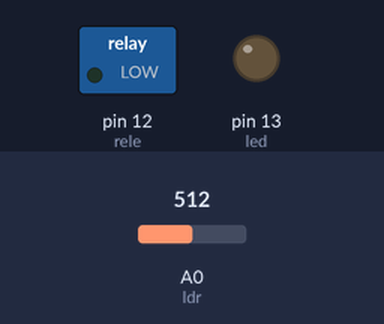
A sketch run on a simulated Arduino Uno, built with avr-gcc and run on an emulated ATmega328P. On the bench: switched loads named in the sketch (green lamp = pin HIGH), output pins drawn as LEDs (lit = HIGH). The inputs (shaded band) are chosen by the test bench; at power-on: A0 (ldr) = 512. What the sketch prints to the serial monitor is not drawn.

Above: at 1.2 s.
1.3 s: A0 (ldr) set to 494
At 2.0 s:
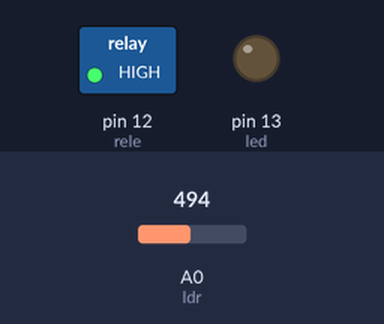
2.8 s: A0 (ldr) set to 511
At 4.0 s:
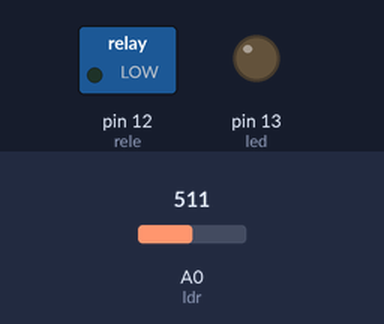
4.3 s: A0 (ldr) set to 306
At 5.3 s:
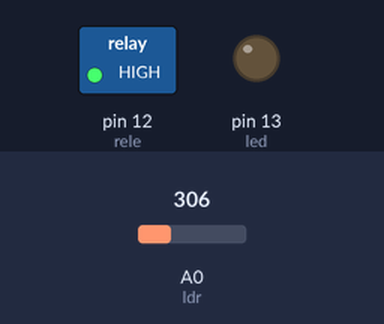
Timing chart, 0 to 7.3 s (numbered marks = the images above; inputs shaded):
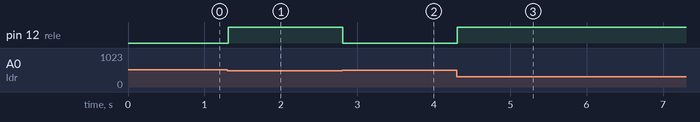

The sketch:

piscina.ino
```cpp
#define rele 12
#define led 13
#define ldr A0

int estadoldr=0;
int estadorele=0;

void setup()
{
  Serial.begin(9600);

pinMode (rele,OUTPUT);
pinMode (led,OUTPUT);

}

void loop()
{
  estadoldr=analogRead(ldr);
Serial.println(estadoldr);
Serial.println(estadorele);

  if (estadoldr <511){
    estadorele=HIGH;
    digitalWrite(rele,estadorele);
  //delay(1000);
  }

  if (estadoldr >=511){

   digitalWrite(rele,LOW);
  //delay(1000);
  }

}
```

Measured:
- the behaviour switches between 511 and 510 on A0 (ldr) (found by bisection; images 0 and 1)
- after the input at 1.3 s, pin 12 (rele): LOW → HIGH at once
- after the input at 2.8 s, pin 12 (rele): HIGH → LOW at once
- after the input at 4.3 s, pin 12 (rele): LOW → HIGH at once
